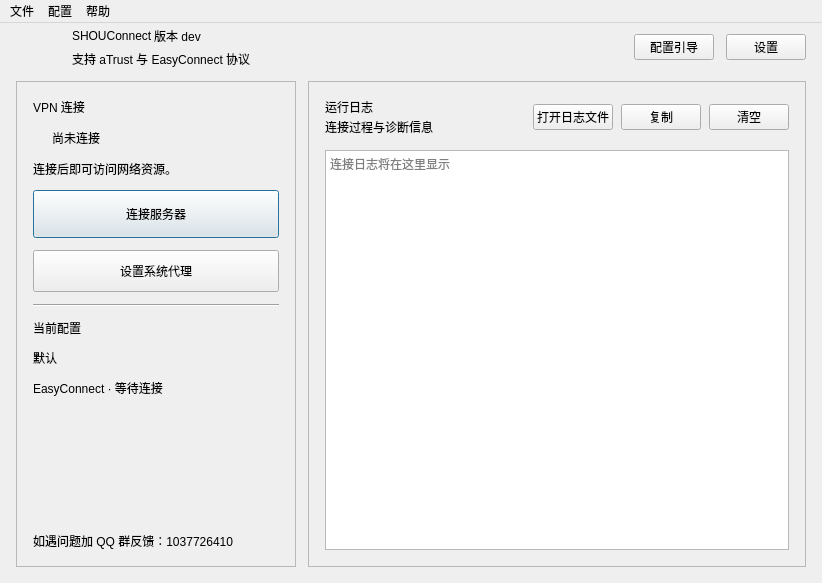
<?xml version="1.0" encoding="UTF-8"?>
<ui version="4.0">
 <class>MainWindow</class>
 <widget class="QMainWindow" name="MainWindow">
  <property name="geometry">
   <rect>
    <x>0</x>
    <y>0</y>
    <width>822</width>
    <height>583</height>
   </rect>
  </property>
  <property name="minimumSize">
   <size>
    <width>600</width>
    <height>400</height>
   </size>
  </property>
  <property name="windowTitle">
   <string>SHOUConnect</string>
  </property>
  <widget class="QWidget" name="centralWidget">
   <layout class="QVBoxLayout" name="pageLayout">
    <property name="spacing">
     <number>12</number>
    </property>
    <property name="leftMargin">
     <number>16</number>
    </property>
    <property name="topMargin">
     <number>2</number>
    </property>
    <property name="rightMargin">
     <number>16</number>
    </property>
    <property name="bottomMargin">
     <number>16</number>
    </property>
    <item>
     <layout class="QHBoxLayout" name="headerLayout">
      <property name="spacing">
       <number>12</number>
      </property>
      <item>
       <widget class="QLabel" name="applicationIconLabel">
        <property name="minimumSize">
         <size>
          <width>44</width>
          <height>44</height>
         </size>
        </property>
        <property name="maximumSize">
         <size>
          <width>44</width>
          <height>44</height>
         </size>
        </property>
        <property name="pixmap">
         <pixmap resource="../../resource.qrc">:/resource/icon.png</pixmap>
        </property>
        <property name="scaledContents">
         <bool>true</bool>
        </property>
       </widget>
      </item>
      <item>
       <layout class="QVBoxLayout" name="brandLayout">
        <property name="spacing">
         <number>1</number>
        </property>
        <item>
         <layout class="QHBoxLayout" name="horizontalLayout">
          <item>
           <widget class="QLabel" name="applicationNameLabel">
            <property name="text">
             <string>SHOUConnect</string>
            </property>
           </widget>
          </item>
          <item>
           <widget class="QLabel" name="versionLabel">
            <property name="text">
             <string>版本 dev</string>
            </property>
            <property name="alignment">
             <set>Qt::AlignmentFlag::AlignCenter</set>
            </property>
           </widget>
          </item>
          <item>
           <spacer name="horizontalSpacer">
            <property name="orientation">
             <enum>Qt::Orientation::Horizontal</enum>
            </property>
            <property name="sizeHint" stdset="0">
             <size>
              <width>40</width>
              <height>20</height>
             </size>
            </property>
           </spacer>
          </item>
         </layout>
        </item>
        <item>
         <widget class="QLabel" name="applicationSubtitleLabel">
          <property name="text">
           <string>支持 aTrust 与 EasyConnect 协议</string>
          </property>
         </widget>
        </item>
       </layout>
      </item>
      <item>
       <spacer name="headerSpacer">
        <property name="orientation">
         <enum>Qt::Orientation::Horizontal</enum>
        </property>
        <property name="sizeHint" stdset="0">
         <size>
          <width>40</width>
          <height>20</height>
         </size>
        </property>
       </spacer>
      </item>
      <item>
       <widget class="QPushButton" name="guidePushButton">
        <property name="toolTip">
         <string>打开配置引导</string>
        </property>
        <property name="text">
         <string>配置引导</string>
        </property>
       </widget>
      </item>
      <item>
       <widget class="QPushButton" name="settingPushButton">
        <property name="toolTip">
         <string>打开完整设置</string>
        </property>
        <property name="text">
         <string>设置</string>
        </property>
       </widget>
      </item>
     </layout>
    </item>
    <item>
     <layout class="QHBoxLayout" name="workspaceLayout" stretch="0,1">
      <property name="spacing">
       <number>12</number>
      </property>
      <item>
       <widget class="QFrame" name="controlPanel">
        <property name="minimumSize">
         <size>
          <width>280</width>
          <height>0</height>
         </size>
        </property>
        <property name="maximumSize">
         <size>
          <width>336</width>
          <height>16777215</height>
         </size>
        </property>
        <property name="frameShape">
         <enum>QFrame::Shape::StyledPanel</enum>
        </property>
        <layout class="QVBoxLayout" name="controlLayout">
         <property name="spacing">
          <number>12</number>
         </property>
         <property name="leftMargin">
          <number>16</number>
         </property>
         <property name="topMargin">
          <number>16</number>
         </property>
         <property name="rightMargin">
          <number>16</number>
         </property>
         <property name="bottomMargin">
          <number>16</number>
         </property>
         <item>
          <widget class="QLabel" name="connectionEyebrowLabel">
           <property name="text">
            <string>VPN 连接</string>
           </property>
          </widget>
         </item>
         <item>
          <layout class="QHBoxLayout" name="statusLayout">
           <property name="spacing">
            <number>9</number>
           </property>
           <item>
            <widget class="QLabel" name="statusIndicator">
             <property name="minimumSize">
              <size>
               <width>10</width>
               <height>10</height>
              </size>
             </property>
             <property name="maximumSize">
              <size>
               <width>10</width>
               <height>10</height>
              </size>
             </property>
             <property name="text">
              <string/>
             </property>
            </widget>
           </item>
           <item>
            <widget class="QLabel" name="statusTitleLabel">
             <property name="text">
              <string>尚未连接</string>
             </property>
            </widget>
           </item>
           <item>
            <spacer name="statusSpacer">
             <property name="orientation">
              <enum>Qt::Orientation::Horizontal</enum>
             </property>
             <property name="sizeHint" stdset="0">
              <size>
               <width>20</width>
               <height>20</height>
              </size>
             </property>
            </spacer>
           </item>
          </layout>
         </item>
         <item>
          <widget class="QLabel" name="statusDetailLabel">
           <property name="text">
            <string>连接后即可访问网络资源。</string>
           </property>
           <property name="wordWrap">
            <bool>true</bool>
           </property>
          </widget>
         </item>
         <item>
          <widget class="QPushButton" name="pushButton1">
           <property name="minimumSize">
            <size>
             <width>0</width>
             <height>48</height>
            </size>
           </property>
           <property name="text">
            <string>连接服务器</string>
           </property>
           <property name="default">
            <bool>true</bool>
           </property>
          </widget>
         </item>
         <item>
          <widget class="QPushButton" name="pushButton2">
           <property name="minimumSize">
            <size>
             <width>0</width>
             <height>42</height>
            </size>
           </property>
           <property name="text">
            <string>设置系统代理</string>
           </property>
          </widget>
         </item>
         <item>
          <widget class="QFrame" name="controlDivider">
           <property name="frameShape">
            <enum>QFrame::Shape::HLine</enum>
           </property>
           <property name="frameShadow">
            <enum>QFrame::Shadow::Sunken</enum>
           </property>
          </widget>
         </item>
         <item>
          <widget class="QLabel" name="profileEyebrowLabel">
           <property name="text">
            <string>当前配置</string>
           </property>
          </widget>
         </item>
         <item>
          <widget class="QLabel" name="profileNameLabel">
           <property name="text">
            <string>默认</string>
           </property>
          </widget>
         </item>
         <item>
          <widget class="QLabel" name="profileDetailLabel">
           <property name="text">
            <string>EasyConnect · 等待连接</string>
           </property>
           <property name="wordWrap">
            <bool>true</bool>
           </property>
          </widget>
         </item>
         <item>
          <spacer name="controlBottomSpacer">
           <property name="orientation">
            <enum>Qt::Orientation::Vertical</enum>
           </property>
           <property name="sizeHint" stdset="0">
            <size>
             <width>20</width>
             <height>40</height>
            </size>
           </property>
          </spacer>
         </item>
         <item>
          <widget class="QLabel" name="qqGroupLabel">
           <property name="text">
            <string>如遇问题加 QQ 群反馈：1037726410</string>
           </property>
          </widget>
         </item>
        </layout>
       </widget>
      </item>
      <item>
       <widget class="QFrame" name="logPanel">
        <property name="frameShape">
         <enum>QFrame::Shape::StyledPanel</enum>
        </property>
        <layout class="QVBoxLayout" name="logPanelLayout">
         <property name="spacing">
          <number>14</number>
         </property>
         <property name="leftMargin">
          <number>16</number>
         </property>
         <property name="topMargin">
          <number>16</number>
         </property>
         <property name="rightMargin">
          <number>16</number>
         </property>
         <property name="bottomMargin">
          <number>16</number>
         </property>
         <item>
          <layout class="QHBoxLayout" name="logHeaderLayout">
           <property name="spacing">
            <number>8</number>
           </property>
           <item>
            <layout class="QVBoxLayout" name="logTitleLayout">
             <property name="spacing">
              <number>2</number>
             </property>
             <item>
              <widget class="QLabel" name="logTitleLabel">
               <property name="text">
                <string>运行日志</string>
               </property>
              </widget>
             </item>
             <item>
              <widget class="QLabel" name="logSubtitleLabel">
               <property name="text">
                <string>连接过程与诊断信息</string>
               </property>
              </widget>
             </item>
            </layout>
           </item>
           <item>
            <spacer name="logHeaderSpacer">
             <property name="orientation">
              <enum>Qt::Orientation::Horizontal</enum>
             </property>
             <property name="sizeHint" stdset="0">
              <size>
               <width>40</width>
               <height>20</height>
              </size>
             </property>
            </spacer>
           </item>
           <item>
            <widget class="QPushButton" name="openLogPushButton">
             <property name="toolTip">
              <string>在系统中打开完整日志文件</string>
             </property>
             <property name="text">
              <string>打开日志文件</string>
             </property>
            </widget>
           </item>
           <item>
            <widget class="QPushButton" name="copyLogPushButton">
             <property name="toolTip">
              <string>复制日志到剪贴板</string>
             </property>
             <property name="text">
              <string>复制</string>
             </property>
            </widget>
           </item>
           <item>
            <widget class="QPushButton" name="clearLogPushButton">
             <property name="toolTip">
              <string>清空窗口中的日志</string>
             </property>
             <property name="text">
              <string>清空</string>
             </property>
            </widget>
           </item>
          </layout>
         </item>
         <item>
          <widget class="QPlainTextEdit" name="logPlainTextEdit">
           <property name="readOnly">
            <bool>true</bool>
           </property>
           <property name="maximumBlockCount">
            <number>1000</number>
           </property>
           <property name="placeholderText">
            <string>连接日志将在这里显示</string>
           </property>
          </widget>
         </item>
        </layout>
       </widget>
      </item>
     </layout>
    </item>
   </layout>
  </widget>
  <widget class="QMenuBar" name="menubar">
   <property name="geometry">
    <rect>
     <x>0</x>
     <y>0</y>
     <width>822</width>
     <height>21</height>
    </rect>
   </property>
   <widget class="QMenu" name="fileMenu">
    <property name="title">
     <string>文件</string>
    </property>
    <addaction name="disableProxyAction"/>
    <addaction name="clearClientDataAction"/>
    <addaction name="separator"/>
    <addaction name="trustDeviceAction"/>
    <addaction name="untrustDeviceAction"/>
    <addaction name="separator"/>
    <addaction name="openLogAction"/>
    <addaction name="settingAction"/>
    <addaction name="exitAction"/>
   </widget>
   <widget class="QMenu" name="profileMenu">
    <property name="title">
     <string>配置</string>
    </property>
    <addaction name="configurationGuideAction"/>
   </widget>
   <widget class="QMenu" name="helpMenu">
    <property name="title">
     <string>帮助</string>
    </property>
    <addaction name="checkUpdateAction"/>
    <addaction name="projectAction"/>
    <addaction name="aboutAction"/>
   </widget>
   <addaction name="fileMenu"/>
   <addaction name="profileMenu"/>
   <addaction name="helpMenu"/>
  </widget>
  <action name="aboutAction">
   <property name="text">
    <string>关于本软件</string>
   </property>
   <property name="menuRole">
    <enum>QAction::MenuRole::AboutRole</enum>
   </property>
  </action>
  <action name="exitAction">
   <property name="text">
    <string>退出</string>
   </property>
   <property name="menuRole">
    <enum>QAction::MenuRole::QuitRole</enum>
   </property>
  </action>
  <action name="settingAction">
   <property name="text">
    <string>设置</string>
   </property>
   <property name="menuRole">
    <enum>QAction::MenuRole::PreferencesRole</enum>
   </property>
  </action>
  <action name="configurationGuideAction">
   <property name="text">
    <string>配置引导</string>
   </property>
   <property name="menuRole">
    <enum>QAction::MenuRole::NoRole</enum>
   </property>
  </action>
  <action name="disableProxyAction">
   <property name="text">
    <string>清理系统代理</string>
   </property>
  </action>
  <action name="checkUpdateAction">
   <property name="text">
    <string>检查更新</string>
   </property>
  </action>
  <action name="projectAction">
   <property name="text">
    <string>项目主页</string>
   </property>
  </action>
  <action name="openLogAction">
   <property name="text">
    <string>打开日志文件</string>
   </property>
   <property name="toolTip">
    <string>打开应用日志文件</string>
   </property>
  </action>
  <action name="clearClientDataAction">
   <property name="text">
    <string>清理登录缓存</string>
   </property>
  </action>
  <action name="trustDeviceAction">
   <property name="text">
    <string>设置授信设备</string>
   </property>
   <property name="menuRole">
    <enum>QAction::MenuRole::NoRole</enum>
   </property>
  </action>
  <action name="untrustDeviceAction">
   <property name="text">
    <string>取消授信设备</string>
   </property>
   <property name="menuRole">
    <enum>QAction::MenuRole::NoRole</enum>
   </property>
  </action>
 </widget>
 <tabstops>
  <tabstop>guidePushButton</tabstop>
  <tabstop>settingPushButton</tabstop>
  <tabstop>pushButton1</tabstop>
  <tabstop>pushButton2</tabstop>
  <tabstop>logPlainTextEdit</tabstop>
  <tabstop>copyLogPushButton</tabstop>
  <tabstop>clearLogPushButton</tabstop>
 </tabstops>
 <resources>
  <include location="../../resource.qrc"/>
 </resources>
 <connections/>
</ui>
